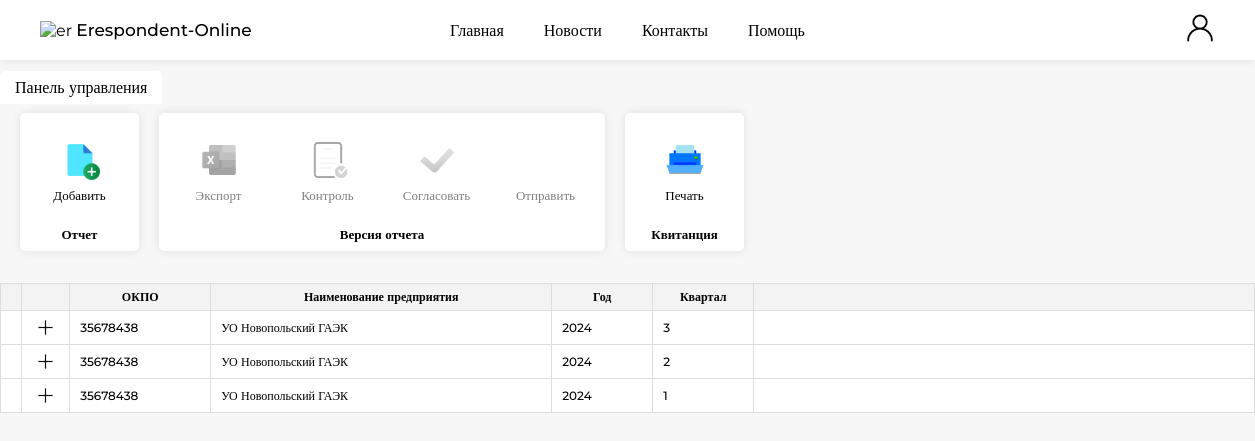
Page /report_area (signed in) on the committed database.
### website/models.py (models this page shows)
class Report(db.Model):
    __tablename__ = 'report'
    id = db.Column(db.Integer, primary_key=True)
    okpo = db.Column(db.Integer)
    organization_name = db.Column(db.String(50))
    year = db.Column(db.Integer)
    quarter = db.Column(db.Integer)
    user_id = db.Column(db.Integer, db.ForeignKey('user.id'))
    time_of_receipt = db.Column(db.Date)
    versions = relationship('Version_report', backref='report')

### website/views.py (the view)
@views.route('/report_area')
@login_required
def report_area():
    report = Report.query.filter_by(user_id=current_user.id).all()
    version = Version_report.query.filter_by().all()
    for rep in report:
        rep.versions = Version_report.query.filter_by(report_id=rep.id).all()
        for version in rep.versions:
            version.tickets = Ticket.query.filter_by(version_report_id=version.id).all()
    organization = Organization.query.filter_by(id=current_user.organization.id).all()
    dirUnit = DirUnit.query.filter_by().all()
    dirProduct = DirProduct.query.filter_by().all()
    for row in dirProduct:
        current_unit = DirUnit.query.filter_by(IdUnit=row.IdUnit).first()
        row.IdUnit = current_unit.NameUnit
    return render_template('report_area.html',
                           report=report,
                           user=current_user,
                           dirUnit=dirUnit,
                           dirProduct=dirProduct,
                           organization=organization,
                           version=version)

### website/templates/report_area.html (shortened to what this page needs)
{% extends "base.html" %}
{% block content %}
<div class="report-area_page">
    <div class="report-area_menu">
        <div class="report-area_podmenu">
            <label for="tab1" class="report-area_menu-name">Панель управления</label>
            <div class="content-podmenu">
                <nav>
                    <ul>
                        <section>
                            <div class="functions_menu">
                                <li id = "link_add_report">
                                    <img src="{{ url_for('static', filename='img/icon_new_file.png') }}" alt="Создать отчет">
                                    <a>Добавить</a>
                                </li>
                            </div>
                            <a class="functions_menu_name">
                                Отчет
                            </a>
                        </section>
                        <section>
                            <div class="functions_menu">
                                <li id="export_versionButton">
                                    <img src="{{ url_for('static', filename='img/icon_excel.png') }}" alt="">
                                    <a>Экспорт</a>
                                </li>
                                <li id="control_versionButton">
                                    <img src="{{ url_for('static', filename='img/icon_control.png') }}" alt="">
                                    <a>Контроль</a>
                                </li>
                                <li id = "agreedVersionButton">
                                    <img src="{{ url_for('static', filename='img/icon_galochka.png') }}" alt="">
                                    <a>Согласовать</a>
                                </li>
                                <li id = "sentVersionButton">
                                    <a>Отправить</a>
                                </li>
                            </div>
                            <a class="functions_menu_name">
                                Версия отчета
                            </a>
                        </section>
                        <section>
                            <div class="functions_menu">
                                <li onclick="openNewWindow('/report')">
                                    <img src="{{ url_for('static', filename='img/icon_print_file.png') }}" alt="">
                                    <a>Печать</a>
                                </li>
                            </div>
                            <a class="functions_menu_name">
                                Квитанция
                            </a>
                        </section>
                    </ul>
                </nav>
            </div>
        </div>
    </div>
    <div class="report-area" style = "margin-top: 180px;">
        <table class="table_report-area">
            <thead class="order-table_titels">
                <tr>
                    <th></th>
                    <th></th>
                    <th class="resizable" style="min-width: 120px;">ОКПО<div class="resizer"></div></th>
                    <th class="resizable" style="white-space: nowrap; min-width: 320px;">Наименование предприятия<div class="resizer"></div></th>
                    <th class="resizable" style="min-width: 80px;">Год<div class="resizer"></div></th>
                    <th class="resizable" style="min-width: 80px;">Квартал<div class="resizer"></div></th>
                    <th></th>
                </tr>
            </thead>
            <tbody>
                {%if report%}
                    {% for row in report %}
                    <tr class="report_row" data-id="{{ row.id }}">
                        <td></td>
                        <td>
                            <button class="show-versions_button">
                                <img src="{{ url_for('static', filename='img/close_black.png')}}" class = "close_black" alt="Просмотреть версии">
                            </button>
                        </td>
                        <td>
                            <input type = "text" id = "report_okpo" value = "{{ row.okpo }}" readonly>
                        </td>
                        <td>
                            <input type = "text" id = "report_organization_name" value = "{{ row.organization_name }}" readonly>
                        </td>
                        <td>
                            <input type = "text" id = "report_year" value = "{{ row.year }}" readonly>
                        </td>
                        <td>
                            <input type = "text" id = "report_quarter" value = "{{ row.quarter }}" readonly>
                        </td>
                        <td>
                        </td>
                    </tr>
                    {% endfor %}
            {%endif%}
            </tbody>
        </table>
    </div>
</div>
{% endblock %}

### website/templates/base.html (shortened to what this page needs)
<!DOCTYPE html>
<html>
  <head>
    <link rel="stylesheet" href="{{ url_for('static', filename='css/base.css') }}">
  </head>
  <body>
    <header class="fixed-header">
      <div class="header-left">
          <img src="" alt="er">
         <a href="/">Erespondent-Online</a>
      </div>
      <div class="header-center">
        <nav>
          <ul>
              <li onclick="window.location.href='/'">Главная</li>
              <li onclick="window.location.href=''">Новости</li>
              <li onclick="window.location.href=''" >Контакты</li>
              <li onclick="window.location.href=''" >Помощь</li>
          </ul>
        </nav>
      </div>
      <div class="header-right">
        {% if user.is_authenticated %}
        <div class="user-container">
            <img
              onclick="window.location.href='/account'"
              class = "icon_black"
              src="{{ url_for('static', filename='img/icon_black-user.png')}}" alt="">
        </div>
        {% endif %}
      </div>
    </header>
    <main>
    {% block content %}
    {% endblock %}
    </main>
  </body>
</html>

### rows in the picture
Report: okpo "35678438", organization_name "УО Новопольский ГАЭК", year "2024", quarter "3"
Report: okpo "35678438", organization_name "УО Новопольский ГАЭК", year "2024", quarter "2"
Report: okpo "35678438", organization_name "УО Новопольский ГАЭК", year "2024", quarter "1"
